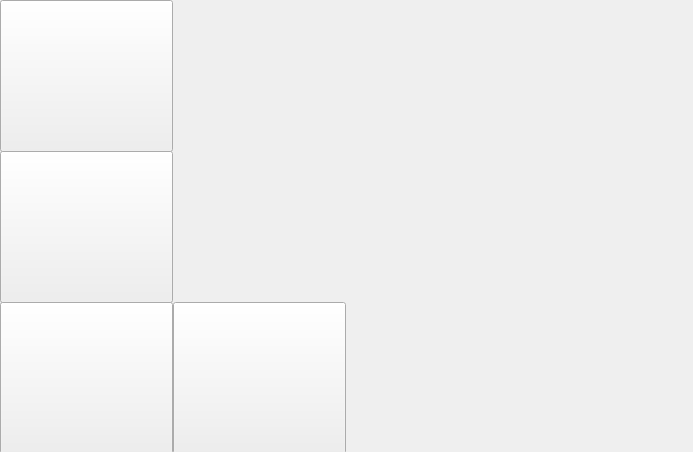
<?xml version="1.0" encoding="UTF-8"?>
<ui version="4.0">
 <class>MapMenu</class>
 <widget class="QWidget" name="MapMenu">
  <property name="geometry">
   <rect>
    <x>0</x>
    <y>0</y>
    <width>693</width>
    <height>452</height>
   </rect>
  </property>
  <property name="minimumSize">
   <size>
    <width>693</width>
    <height>452</height>
   </size>
  </property>
  <property name="maximumSize">
   <size>
    <width>693</width>
    <height>452</height>
   </size>
  </property>
  <property name="windowTitle">
   <string>Form</string>
  </property>
  <property name="styleSheet">
   <string notr="true"/>
  </property>
  <widget class="QWidget" name="widget" native="true">
   <property name="geometry">
    <rect>
     <x>0</x>
     <y>0</y>
     <width>693</width>
     <height>452</height>
    </rect>
   </property>
   <property name="minimumSize">
    <size>
     <width>693</width>
     <height>452</height>
    </size>
   </property>
   <property name="maximumSize">
    <size>
     <width>693</width>
     <height>452</height>
    </size>
   </property>
   <property name="styleSheet">
    <string notr="true">#widget{
border-image: url(:/Pyramid/podlogka.png);
}</string>
   </property>
   <layout class="QGridLayout" name="gridLayout">
    <property name="margin">
     <number>0</number>
    </property>
    <property name="spacing">
     <number>0</number>
    </property>
    <item row="0" column="2" colspan="2">
     <widget class="QPushButton" name="scale_but">
      <property name="minimumSize">
       <size>
        <width>173</width>
        <height>152</height>
       </size>
      </property>
      <property name="maximumSize">
       <size>
        <width>173</width>
        <height>152</height>
       </size>
      </property>
      <property name="autoFillBackground">
       <bool>false</bool>
      </property>
      <property name="styleSheet">
       <string notr="true"> QPushButton:hover:pressed {
    padding-right: 15px; /* make room for the arrows */
	border-image: url(:/Pyramid/mashtab_n.png);
     border-width: 3;}
 
QPushButton{
     padding-right: 15px; /* make room for the arrows */
	border-image: url(:/Pyramid/mashtab.png);
     border-width: 3;}

 QPushButton:hover {
    padding-right: 15px; /* make room for the arrows */
	border-image: url(:/Pyramid/mashtab.png);
     border-width: 3;}</string>
      </property>
      <property name="text">
       <string/>
      </property>
      <property name="flat">
       <bool>true</bool>
      </property>
     </widget>
    </item>
    <item row="0" column="0">
     <widget class="QPushButton" name="mapBut">
      <property name="minimumSize">
       <size>
        <width>173</width>
        <height>152</height>
       </size>
      </property>
      <property name="maximumSize">
       <size>
        <width>173</width>
        <height>152</height>
       </size>
      </property>
      <property name="autoFillBackground">
       <bool>false</bool>
      </property>
      <property name="styleSheet">
       <string notr="true"> QPushButton:hover:pressed {
    padding-right: 15px; /* make room for the arrows */
	border-image: url(:/Pyramid/kartaBut_n.png);
     border-width: 3;}
 
QPushButton{
     padding-right: 15px; /* make room for the arrows */
	border-image: url(:/Pyramid/kartaBut.png);
     border-width: 3;}

 QPushButton:hover {
    padding-right: 15px; /* make room for the arrows */
	border-image: url(:/Pyramid/kartaBut.png);;
     border-width: 3;}</string>
      </property>
      <property name="text">
       <string/>
      </property>
      <property name="checkable">
       <bool>false</bool>
      </property>
      <property name="flat">
       <bool>false</bool>
      </property>
     </widget>
    </item>
    <item row="1" column="3" colspan="2">
     <widget class="QPushButton" name="dist_but">
      <property name="minimumSize">
       <size>
        <width>173</width>
        <height>152</height>
       </size>
      </property>
      <property name="maximumSize">
       <size>
        <width>173</width>
        <height>152</height>
       </size>
      </property>
      <property name="autoFillBackground">
       <bool>false</bool>
      </property>
      <property name="styleSheet">
       <string notr="true"> QPushButton:hover:pressed {
    padding-right: 15px; /* make room for the arrows */
	border-image: url(:/Pyramid/instrumenti_n.png);
     border-width: 3;}
 
QPushButton{
     padding-right: 15px; /* make room for the arrows */
	border-image: url(:/Pyramid/instrumenti.png);
     border-width: 3;}

 QPushButton:hover {
    padding-right: 15px; /* make room for the arrows */
	border-image: url(:/Pyramid/instrumenti.png);
     border-width: 3;}

</string>
      </property>
      <property name="text">
       <string/>
      </property>
      <property name="checkable">
       <bool>false</bool>
      </property>
      <property name="flat">
       <bool>true</bool>
      </property>
     </widget>
    </item>
    <item row="0" column="1">
     <widget class="QPushButton" name="rotate_but">
      <property name="minimumSize">
       <size>
        <width>173</width>
        <height>152</height>
       </size>
      </property>
      <property name="maximumSize">
       <size>
        <width>173</width>
        <height>152</height>
       </size>
      </property>
      <property name="autoFillBackground">
       <bool>false</bool>
      </property>
      <property name="styleSheet">
       <string notr="true"> QPushButton:hover:pressed {
    padding-right: 15px; /* make room for the arrows */
	border-image: url(:/Pyramid/povorot_k_n.png);
     border-width: 3;}
 
QPushButton{
     padding-right: 15px; /* make room for the arrows */
	border-image: url(:/Pyramid/povorot_k.png);
     border-width: 3;}

 QPushButton:hover {
    padding-right: 15px; /* make room for the arrows */
	border-image: url(:/Pyramid/povorot_k.png);;
     border-width: 3;}</string>
      </property>
      <property name="text">
       <string/>
      </property>
      <property name="flat">
       <bool>true</bool>
      </property>
     </widget>
    </item>
    <item row="2" column="0">
     <widget class="QPushButton" name="settings">
      <property name="minimumSize">
       <size>
        <width>173</width>
        <height>152</height>
       </size>
      </property>
      <property name="maximumSize">
       <size>
        <width>173</width>
        <height>152</height>
       </size>
      </property>
      <property name="autoFillBackground">
       <bool>false</bool>
      </property>
      <property name="styleSheet">
       <string notr="true"> QPushButton:hover:pressed {
    padding-right: 15px; /* make room for the arrows */
	border-image: url(:/Pyramid/nastroiki_n.png);
     border-width: 3;}
 
QPushButton{
     padding-right: 15px; /* make room for the arrows */
	border-image: url(:/Pyramid/nastroiki.png);
     border-width: 3;}

 QPushButton:hover {
    padding-right: 15px; /* make room for the arrows */
	border-image: url(:/Pyramid/nastroiki.png);
     border-width: 3;}

</string>
      </property>
      <property name="text">
       <string/>
      </property>
      <property name="checkable">
       <bool>false</bool>
      </property>
      <property name="flat">
       <bool>false</bool>
      </property>
     </widget>
    </item>
    <item row="0" column="4" colspan="3">
     <widget class="QPushButton" name="search_but">
      <property name="minimumSize">
       <size>
        <width>173</width>
        <height>152</height>
       </size>
      </property>
      <property name="maximumSize">
       <size>
        <width>173</width>
        <height>152</height>
       </size>
      </property>
      <property name="autoFillBackground">
       <bool>false</bool>
      </property>
      <property name="styleSheet">
       <string notr="true"> QPushButton:hover:pressed {
    padding-right: 15px; /* make room for the arrows */
	border-image: url(:/Pyramid/naiti_n.png);
     border-width: 3;}
 
QPushButton{
     padding-right: 15px; /* make room for the arrows */
	border-image: url(:/Pyramid/naiti.png);
     border-width: 3;}

 QPushButton:hover {
    padding-right: 15px; /* make room for the arrows */
	border-image: url(:/Pyramid/naiti.png);
     border-width: 3;}</string>
      </property>
      <property name="text">
       <string/>
      </property>
      <property name="flat">
       <bool>true</bool>
      </property>
     </widget>
    </item>
    <item row="2" column="4" colspan="3">
     <widget class="QPushButton" name="nullBut3">
      <property name="minimumSize">
       <size>
        <width>173</width>
        <height>152</height>
       </size>
      </property>
      <property name="maximumSize">
       <size>
        <width>173</width>
        <height>152</height>
       </size>
      </property>
      <property name="autoFillBackground">
       <bool>false</bool>
      </property>
      <property name="styleSheet">
       <string notr="true"> QPushButton:hover:pressed {
    padding-right: 15px; /* make room for the arrows */
	border-image: url(:/Pyramid/pust.png);
     border-width: 3;}
 
QPushButton{
     padding-right: 15px; /* make room for the arrows */
	border-image: url(:/Pyramid/pust.png);
     border-width: 3;}

 QPushButton:hover {
    padding-right: 15px; /* make room for the arrows */
	border-image: url(:/Pyramid/pust.png);
     border-width: 3;}

QPushButton:checked{
    padding-right: 15px; /* make room for the arrows */
    border-image: url(:/Pyramid/pust.png);
     border-width: 3;}</string>
      </property>
      <property name="text">
       <string/>
      </property>
      <property name="checkable">
       <bool>false</bool>
      </property>
      <property name="flat">
       <bool>true</bool>
      </property>
     </widget>
    </item>
    <item row="1" column="0">
     <widget class="QPushButton" name="manualRoute">
      <property name="minimumSize">
       <size>
        <width>173</width>
        <height>152</height>
       </size>
      </property>
      <property name="maximumSize">
       <size>
        <width>173</width>
        <height>152</height>
       </size>
      </property>
      <property name="styleSheet">
       <string notr="true"> QPushButton:hover:pressed {
    padding-right: 15px; /* make room for the arrows */	
	border-image: url(:/Pyramid/otrisovka_m_n.png);
     border-width: 3;}
 
QPushButton{
     padding-right: 15px; /* make room for the arrows */
	border-image: url(:/Pyramid/otrisovka_m.png);
     border-width: 3;}

 QPushButton:hover {
    padding-right: 15px; /* make room for the arrows */
	border-image: url(:/Pyramid/otrisovka_m.png);
     border-width: 3;}</string>
      </property>
      <property name="text">
       <string/>
      </property>
     </widget>
    </item>
    <item row="2" column="3">
     <widget class="QPushButton" name="referance">
      <property name="minimumSize">
       <size>
        <width>173</width>
        <height>152</height>
       </size>
      </property>
      <property name="maximumSize">
       <size>
        <width>173</width>
        <height>152</height>
       </size>
      </property>
      <property name="autoFillBackground">
       <bool>false</bool>
      </property>
      <property name="styleSheet">
       <string notr="true"> QPushButton:hover:pressed {
    padding-right: 15px; /* make room for the arrows */
	border-image: url(:/Pyramid/spravochnik_n.png);
     border-width: 3;}
 
QPushButton{
     padding-right: 15px; /* make room for the arrows */
	border-image: url(:/Pyramid/spravochnik.png);
     border-width: 3;}

 QPushButton:hover {
    padding-right: 15px; /* make room for the arrows */
	border-image: url(:/Pyramid/spravochnik.png);
     border-width: 3;}

QPushButton:checked{
    padding-right: 15px; /* make room for the arrows */
    border-image: url(:/Pyramid/pust.png);
     border-width: 3;}</string>
      </property>
      <property name="text">
       <string/>
      </property>
      <property name="checkable">
       <bool>false</bool>
      </property>
      <property name="flat">
       <bool>true</bool>
      </property>
     </widget>
    </item>
    <item row="1" column="5">
     <widget class="QPushButton" name="naviBut">
      <property name="minimumSize">
       <size>
        <width>173</width>
        <height>152</height>
       </size>
      </property>
      <property name="maximumSize">
       <size>
        <width>173</width>
        <height>152</height>
       </size>
      </property>
      <property name="autoFillBackground">
       <bool>false</bool>
      </property>
      <property name="styleSheet">
       <string notr="true"> QPushButton:hover:pressed {
    padding-right: 15px; /* make room for the arrows */
	border-image: url(:/Pyramid/orientir_n.png);
     border-width: 3;}
 
QPushButton{
     padding-right: 15px; /* make room for the arrows */
	border-image: url(:/Pyramid/orientir.png);
     border-width: 3;}

 QPushButton:hover {
    padding-right: 15px; /* make room for the arrows */
	border-image: url(:/Pyramid/orientir.png);
     border-width: 3;}

QPushButton:checked{
    padding-right: 15px; /* make room for the arrows */
    border-image: url(:/Pyramid/orientir.png);
     border-width: 3;}</string>
      </property>
      <property name="text">
       <string/>
      </property>
      <property name="checkable">
       <bool>false</bool>
      </property>
      <property name="flat">
       <bool>true</bool>
      </property>
     </widget>
    </item>
    <item row="1" column="1">
     <widget class="QPushButton" name="exchange_but">
      <property name="minimumSize">
       <size>
        <width>173</width>
        <height>152</height>
       </size>
      </property>
      <property name="maximumSize">
       <size>
        <width>173</width>
        <height>152</height>
       </size>
      </property>
      <property name="autoFillBackground">
       <bool>false</bool>
      </property>
      <property name="styleSheet">
       <string notr="true"> QPushButton:hover:pressed {
    padding-right: 15px; /* make room for the arrows */
	border-image: url(:/Pyramid/obmen_dann_n.png);
     border-width: 3;}
 
QPushButton{
     padding-right: 15px; /* make room for the arrows */
	border-image: url(:/Pyramid/obmen_dann.png);
     border-width: 3;}

 QPushButton:hover {
    padding-right: 15px; /* make room for the arrows */
	border-image: url(:/Pyramid/obmen_dann.png);
     border-width: 3;}

</string>
      </property>
      <property name="text">
       <string/>
      </property>
      <property name="checkable">
       <bool>false</bool>
      </property>
      <property name="flat">
       <bool>true</bool>
      </property>
     </widget>
    </item>
    <item row="2" column="1">
     <widget class="QPushButton" name="objects">
      <property name="minimumSize">
       <size>
        <width>173</width>
        <height>152</height>
       </size>
      </property>
      <property name="maximumSize">
       <size>
        <width>173</width>
        <height>152</height>
       </size>
      </property>
      <property name="styleSheet">
       <string notr="true"> QPushButton:hover:pressed {
    padding-right: 15px; /* make room for the arrows */
	border-image: url(:/Pyramid/objekti_n.png);
     border-width: 3;}
 
QPushButton{
     padding-right: 15px; /* make room for the arrows */
	border-image: url(:/Pyramid/objekti.png);
     border-width: 3;}

 QPushButton:hover {
    padding-right: 15px; /* make room for the arrows */
	border-image: url(:/Pyramid/objekti.png);;
     border-width: 3;}</string>
      </property>
      <property name="text">
       <string/>
      </property>
      <property name="flat">
       <bool>false</bool>
      </property>
     </widget>
    </item>
   </layout>
  </widget>
 </widget>
 <resources>
  <include location="../Resources/PyramidWidgets.qrc"/>
 </resources>
 <connections/>
</ui>
